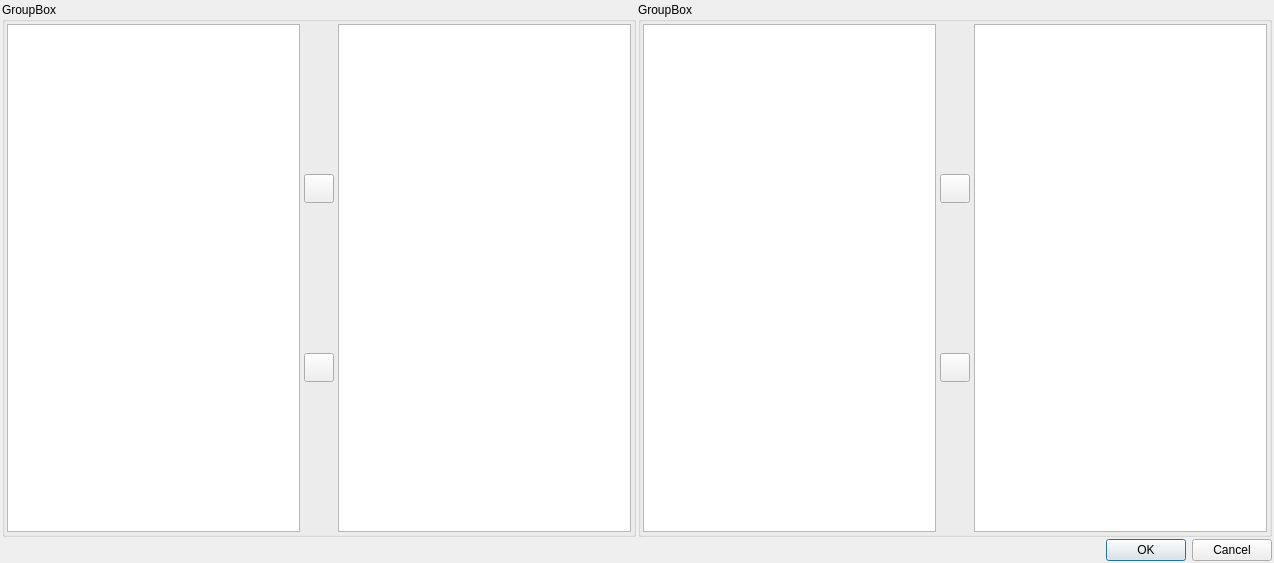
<?xml version="1.0" encoding="UTF-8"?>
<ui version="4.0">
 <class>Dialog</class>
 <widget class="QDialog" name="Dialog">
  <property name="geometry">
   <rect>
    <x>0</x>
    <y>0</y>
    <width>1274</width>
    <height>563</height>
   </rect>
  </property>
  <property name="windowTitle">
   <string>Dialog</string>
  </property>
  <property name="modal">
   <bool>true</bool>
  </property>
  <layout class="QGridLayout" name="gridLayout">
   <property name="leftMargin">
    <number>2</number>
   </property>
   <property name="topMargin">
    <number>2</number>
   </property>
   <property name="rightMargin">
    <number>2</number>
   </property>
   <property name="bottomMargin">
    <number>2</number>
   </property>
   <property name="spacing">
    <number>2</number>
   </property>
   <item row="0" column="1">
    <widget class="QGroupBox" name="tile_maps_groupbox">
     <property name="title">
      <string>GroupBox</string>
     </property>
     <layout class="QGridLayout" name="gridLayout_3">
      <property name="leftMargin">
       <number>2</number>
      </property>
      <property name="topMargin">
       <number>2</number>
      </property>
      <property name="rightMargin">
       <number>2</number>
      </property>
      <property name="bottomMargin">
       <number>2</number>
      </property>
      <property name="spacing">
       <number>2</number>
      </property>
      <item row="0" column="1">
       <widget class="QWidget" name="tile_maps_actions" native="true">
        <layout class="QGridLayout" name="gridLayout_5">
         <property name="leftMargin">
          <number>2</number>
         </property>
         <property name="topMargin">
          <number>2</number>
         </property>
         <property name="rightMargin">
          <number>2</number>
         </property>
         <property name="bottomMargin">
          <number>2</number>
         </property>
         <property name="spacing">
          <number>2</number>
         </property>
         <item row="0" column="0">
          <widget class="QToolButton" name="tile_maps_add_selected">
           <property name="text">
            <string/>
           </property>
           <property name="icon">
            <iconset theme="arrow-right"/>
           </property>
           <property name="iconSize">
            <size>
             <width>22</width>
             <height>22</height>
            </size>
           </property>
          </widget>
         </item>
         <item row="1" column="0">
          <widget class="QToolButton" name="tile_maps_remove_selected">
           <property name="text">
            <string/>
           </property>
           <property name="icon">
            <iconset theme="arrow-left"/>
           </property>
           <property name="iconSize">
            <size>
             <width>22</width>
             <height>22</height>
            </size>
           </property>
          </widget>
         </item>
        </layout>
       </widget>
      </item>
      <item row="0" column="0">
       <widget class="QListView" name="tile_maps_available">
        <property name="alternatingRowColors">
         <bool>true</bool>
        </property>
        <property name="selectionMode">
         <enum>QAbstractItemView::ExtendedSelection</enum>
        </property>
        <property name="uniformItemSizes">
         <bool>true</bool>
        </property>
       </widget>
      </item>
      <item row="0" column="2">
       <widget class="QListView" name="tile_maps_to_add">
        <property name="alternatingRowColors">
         <bool>true</bool>
        </property>
        <property name="selectionMode">
         <enum>QAbstractItemView::MultiSelection</enum>
        </property>
       </widget>
      </item>
     </layout>
    </widget>
   </item>
   <item row="0" column="2">
    <widget class="QGroupBox" name="tiles_groupbox">
     <property name="title">
      <string>GroupBox</string>
     </property>
     <layout class="QGridLayout" name="gridLayout_2">
      <property name="leftMargin">
       <number>2</number>
      </property>
      <property name="topMargin">
       <number>2</number>
      </property>
      <property name="rightMargin">
       <number>2</number>
      </property>
      <property name="bottomMargin">
       <number>2</number>
      </property>
      <property name="spacing">
       <number>2</number>
      </property>
      <item row="0" column="0">
       <widget class="QListView" name="tiles_available">
        <property name="alternatingRowColors">
         <bool>true</bool>
        </property>
        <property name="selectionMode">
         <enum>QAbstractItemView::MultiSelection</enum>
        </property>
       </widget>
      </item>
      <item row="0" column="1">
       <widget class="QWidget" name="tiles_actions" native="true">
        <layout class="QGridLayout" name="gridLayout_4">
         <property name="leftMargin">
          <number>2</number>
         </property>
         <property name="topMargin">
          <number>2</number>
         </property>
         <property name="rightMargin">
          <number>2</number>
         </property>
         <property name="bottomMargin">
          <number>2</number>
         </property>
         <property name="spacing">
          <number>2</number>
         </property>
         <item row="0" column="0">
          <widget class="QToolButton" name="tiles_add_selected">
           <property name="text">
            <string/>
           </property>
           <property name="icon">
            <iconset theme="arrow-right"/>
           </property>
           <property name="iconSize">
            <size>
             <width>22</width>
             <height>22</height>
            </size>
           </property>
          </widget>
         </item>
         <item row="1" column="0">
          <widget class="QToolButton" name="tiles_remove_selected">
           <property name="text">
            <string/>
           </property>
           <property name="icon">
            <iconset theme="arrow-left"/>
           </property>
           <property name="iconSize">
            <size>
             <width>22</width>
             <height>22</height>
            </size>
           </property>
          </widget>
         </item>
        </layout>
       </widget>
      </item>
      <item row="0" column="2">
       <widget class="QListView" name="tiles_to_add">
        <property name="alternatingRowColors">
         <bool>true</bool>
        </property>
        <property name="selectionMode">
         <enum>QAbstractItemView::MultiSelection</enum>
        </property>
       </widget>
      </item>
     </layout>
    </widget>
   </item>
   <item row="1" column="1" colspan="2">
    <widget class="QDialogButtonBox" name="button_box">
     <property name="orientation">
      <enum>Qt::Horizontal</enum>
     </property>
     <property name="standardButtons">
      <set>QDialogButtonBox::Cancel|QDialogButtonBox::Ok</set>
     </property>
    </widget>
   </item>
  </layout>
 </widget>
 <resources/>
 <connections>
  <connection>
   <sender>button_box</sender>
   <signal>accepted()</signal>
   <receiver>Dialog</receiver>
   <slot>accept()</slot>
   <hints>
    <hint type="sourcelabel">
     <x>248</x>
     <y>254</y>
    </hint>
    <hint type="destinationlabel">
     <x>157</x>
     <y>274</y>
    </hint>
   </hints>
  </connection>
  <connection>
   <sender>button_box</sender>
   <signal>rejected()</signal>
   <receiver>Dialog</receiver>
   <slot>reject()</slot>
   <hints>
    <hint type="sourcelabel">
     <x>316</x>
     <y>260</y>
    </hint>
    <hint type="destinationlabel">
     <x>286</x>
     <y>274</y>
    </hint>
   </hints>
  </connection>
 </connections>
</ui>
